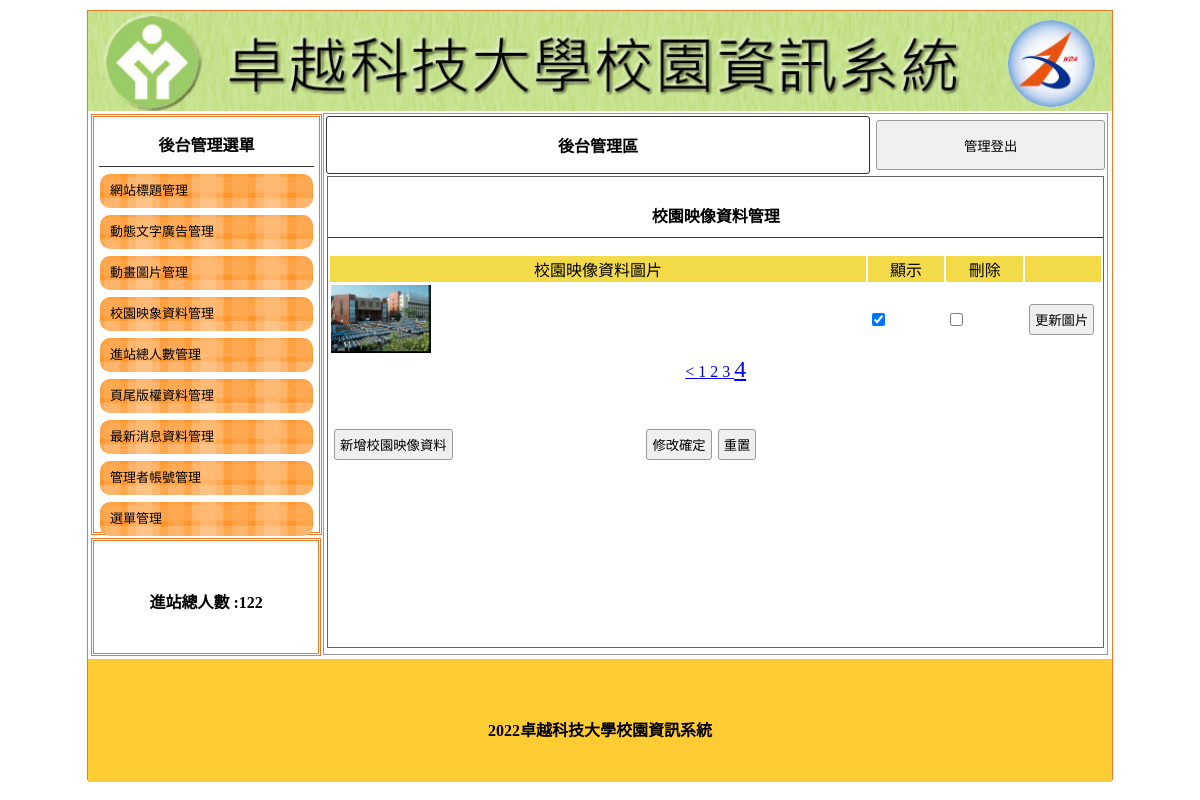
Page /back.php?do=image&p=4 (signed in) on the committed database.
### tables this page shows
CREATE TABLE `title` (
  `id` int(11) UNSIGNED NOT NULL,
  `img` text DEFAULT NULL,
  `text` text DEFAULT NULL,
  `sh` int(1) NOT NULL DEFAULT 1
);

CREATE TABLE `total` (
  `id` int(11) UNSIGNED NOT NULL,
  `total` int(11) DEFAULT NULL
);

CREATE TABLE `image` (
  `id` int(11) UNSIGNED NOT NULL,
  `img` text DEFAULT NULL,
  `text` text DEFAULT NULL,
  `sh` int(1) NOT NULL DEFAULT 1
);

CREATE TABLE `bottom` (
  `id` int(10) UNSIGNED NOT NULL,
  `bottom` text DEFAULT NULL
);

### base.php (called while the page is built, shortened)
<?php
class DB
{
    protected $dsn = "mysql:host=localhost;charset=utf8;dbname=web01";
    protected $user = "root";
    protected $pw = "";
    protected $pdo;
    public $table;
    public function __construct($table)
    {
        $this->table = $table;
        $this->pdo = new PDO($this->dsn, $this->user, $this->pw);
    }
    private function setStr($table)
    {
        switch ($table) {
            case "title":
                $this->title = "網站標題管理";
                $this->button = "新增網站標題圖片";
                $this->header = "網站標題";
                $this->append = "替代文字";
                $this->upload = "網站標題圖片";
                break;
            case "ad":
                $this->title = "動態文字廣告管理";
                $this->button = "新增動態文字廣告";
                $this->header = "動態文字廣告";
                break;
            case "mvim":
                $this->title = "動畫圖片管理";
                $this->button = "新增動畫圖片";
                $this->header = "動畫圖片";
                $this->upload = "動畫圖片";
                break;
            case "image":
                $this->title = "校園映像資料管理";
                $this->button = "新增校園映像資料";
                $this->header = "校園映像資料圖片";
                break;
            case "news":
                $this->title = "最新消息資料管理";
                $this->button = "新增最新消息資料";
                $this->header = "最新消息資料內容";
                break;
            case "total":
                $this->title = "進站總人數管理";
                $this->button = "";
                $this->header = "進站總人數";
                break;
            case "bottom":
                $this->title = "頁尾版權資料管理";
                $this->button = "";
                $this->header = "頁尾版權資料";
                break;
            case "admin":
                $this->title = "管理者帳號管理";
                $this->button = "新增管理者帳號";
                $this->header = "帳號";
                $this->append = "密碼";
                break;
            case "menu":
                $this->title = "選單管理";
                $this->button = "新增主選單";
                $this->header = "主選單名稱";
                $this->append = "選單連結網址";
                break;
        }
    }
    public function find($id)
    {
        $sql = "SELECT * FROM $this->table WHERE ";
        if (is_array($id)) {
            foreach ($id as $key => $value) {
                $tmp[] = "`$key`='$value'";
            }
            $sql .= implode(" AND ", $tmp);
        } else {
            $sql .= " `id`='$id'";
        }
        return $this->pdo->query($sql)->fetch(PDO::FETCH_ASSOC);
    }
    public function all(...$arg)
    {
        $sql = "SELECT * FROM $this->table ";
        switch (count($arg)) {
            case 1:
                if (is_array($arg[0])) {
                    foreach ($arg[0] as $key => $value) {
                        $tmp[] = "`$key`='$value'";
                    }
                    $sql .= " WHERE " . implode(" AND ", $tmp);
                } else {
                    $sql .= $arg[0];
                }
                break;
        }
        return $this->pdo->query($sql)->fetchAll(PDO::FETCH_ASSOC);
    }
    public function math($method, $col, ...$arg)
    {
        $sql = "SELECT $method($col) FROM $this->table ";
        return $this->pdo->query($sql)->fetchColumn();
    }
}
$Title = new DB('title');
$Image = new DB('image');
$Bottom = new DB('bottom');
$Total = new DB('total');
$tt=$_GET['do']??'';
switch($tt){
    case "image":
        $DB=$Image;
        break;
}

### back.php (the view, shortened to what this page needs)
<?php
include "base.php";
?>
<!DOCTYPE html PUBLIC "-//W3C//DTD XHTML 1.0 Transitional//EN" "http://www.w3.org/TR/xhtml1/DTD/xhtml1-transitional.dtd">
<html xmlns="http://www.w3.org/1999/xhtml">
<head>
	<link href="./css/css.css" rel="stylesheet" type="text/css">
</head>
<body>
	<div id="main">
		<?php
		include "./front/header.php";
		?>
		<div id="ms">
			<div id="lf" style="float:left;">
				<div id="menuput" class="dbor">
					<span class="t botli">後台管理選單</span>
					<a style="color:#000; font-size:13px; text-decoration:none;" href="?do=title">
						<div class="mainmu">
							網站標題管理 </div>
					</a>
					<a style="color:#000; font-size:13px; text-decoration:none;" href="?do=ad">
						<div class="mainmu">
							動態文字廣告管理 </div>
					</a>
					<a style="color:#000; font-size:13px; text-decoration:none;" href="?do=mvim">
						<div class="mainmu">
							動畫圖片管理 </div>
					</a>
					<a style="color:#000; font-size:13px; text-decoration:none;" href="?do=image">
						<div class="mainmu">
							校園映象資料管理 </div>
					</a>
					<a style="color:#000; font-size:13px; text-decoration:none;" href="?do=total">
						<div class="mainmu">
							進站總人數管理 </div>
					</a>
					<a style="color:#000; font-size:13px; text-decoration:none;" href="?do=bottom">
						<div class="mainmu">
							頁尾版權資料管理 </div>
					</a>
					<a style="color:#000; font-size:13px; text-decoration:none;" href="?do=news">
						<div class="mainmu">
							最新消息資料管理 </div>
					</a>
					<a style="color:#000; font-size:13px; text-decoration:none;" href="?do=admin">
						<div class="mainmu">
							管理者帳號管理 </div>
					</a>
					<a style="color:#000; font-size:13px; text-decoration:none;" href="?do=menu">
						<div class="mainmu">
							選單管理 </div>
					</a>
				</div>
				<div class="dbor" style="margin:3px; width:95%; height:20%; line-height:100px;">
					<span class="t">進站總人數 :<?= $Total->find(1)['total']; ?></span>
				</div>
			</div>
			<div class="di" style="height:540px; border:#999 1px solid; width:76.5%; margin:2px 0px 0px 0px; float:left; position:relative; left:20px;">
				<table width="100%">
					<tbody>
						<tr>
							<td style="width:70%;font-weight:800; border:#333 1px solid; border-radius:3px;" class="cent"><a href="?do=admin" style="color:#000; text-decoration:none;">後台管理區</a></td>
							<td><button onclick="document.cookie=&#39;user=&#39;;location.replace(&#39;api/logout.php&#39;)" style="width:99%; margin-right:2px; height:50px;">管理登出</button></td>
						</tr>
					</tbody>
				</table>
				<?php
				$do=$_GET['do']??'title';
				$file="./back/".$do.".php";
				if(file_exists($file)){
					include $file;
				}else{
					include "./back/title.php";
				}
				?>
			</div>
		</div>
		<div style="width:1024px; left:0px; position:relative; background:#FC3; margin-top:4px; height:123px; display:block;">
			<span class="t" style="line-height:123px;"><?= $Bottom->find(1)['bottom']; ?></span>
		</div>
	</div>
</body>
</html>

### front/header.php
<a title="<?= $Title->find(['sh' => 1])['text']; ?>" href="index.php">
			<div class="ti" style="background:url(&#39;img/<?= $Title->find(['sh' => 1])['img']; ?>&#39;); background-size:cover;"></div>
		</a>

### back/image.php (shortened to what this page needs)
<div style="width:99%; height:87%; margin:auto; overflow:auto; border:#666 1px solid;">
    <p class="t cent botli"><?= $DB->title; ?></p>
    <form method="post" action="api/edit.php?do=<?= $DB->table; ?>">
        <table width="100%">
            <tbody>
                <tr class="yel">
                    <td width="70%"><?= $DB->header; ?></td>
                    <td width="10%">顯示</td>
                    <td width="10%">刪除</td>
                    <td></td>
                </tr>
                <?php
                $all = $DB->math('count', '*');
                $div = 3;
                $pages = ceil($all / $div);
                $now = $_GET['p'] ?? 1;
                $start = ($now - 1) * $div;
                $rows = $DB->all(" limit $start,$div");
                foreach ($rows as $row) {
                    $checked = ($row['sh'] == 1) ? 'checked' : '';
                ?>
                    <tr>
                        <td width="70%"><img src="./img/<?= $row['img']; ?>" style="width:100px;height:68px;"></td>
                        <td width="10%"><input type="checkbox" name="sh[]" value="<?= $row['id']; ?>" <?= $checked; ?>></td>
                        <td width="10%"><input type="checkbox" name="del[]" value="<?= $row['id']; ?>"></td>
                        <td>
                            <input type="button" onclick="op(&#39;#cover&#39;,&#39;#cvr&#39;,&#39;modal/upload.php?do=<?= $DB->table; ?>&id=<?= $row['id']; ?>&#39;)" value="更新圖片">
                        </td>
                    </tr>
                <?php
                }
                ?>
            </tbody>
        </table>
        <div class="cent">
            <?php
                if(($now-1)>0){
                    $p=$now-1;
                    echo "<a href='?do={$DB->table}&p=$p'> &lt; </a>";
                }
                for($i=1;$i<=$pages;$i++){
                    if($i==$now){
                        $fontsize="24px";
                    }else{
                        $fontsize="16px";
                    }
                    echo "<a href='?do={$DB->table}&p=$i' style='font-size:$fontsize'> $i </a>";
                }
            ?>
        </div>
        <table style="margin-top:40px; width:70%;">
            <tbody>
                <tr>
                    <td width="200px"><input type="button" onclick="op(&#39;#cover&#39;,&#39;#cvr&#39;,&#39;modal/<?= $DB->table; ?>.php?table=<?= $DB->table; ?>&#39;)" value="<?= $DB->button; ?>"></td>
                    <td class="cent"><input type="submit" value="修改確定"><input type="reset" value="重置">
                    </td>
                </tr>
            </tbody>
        </table>
    </form>
</div>

### css/css.css (style rules this page uses)
body { padding:0px; margin:0px; }
#main { width:1024px; height:768px; margin:10px auto 10px auto; border:#EE7728 1px solid; position:relative; }
.ti { width:100%; height:100px; position:relative; background-size:cover; background-repeat:no-repeat; }
.dbor { border:#EE7728 double 3px; margin:1px; padding:2px 10px 2px 10px; }
.t { font-weight:800; display:block; text-align:center; padding:10px 1px 10px 1px; }
.botli { border-bottom:#333 1px solid; }
.mainmu { position:relative; border-radius:10px; background:url(../img/menu.fw.png) center no-repeat; background-size:cover; line-height:30px; padding:2px 10px 2px 10px; margin:7px 1px 7px 1px; height: 30px; }
#lf { height:540px; width:21%; display:inline-block; }
#menuput { width:100%; height:75%; position:relative; padding:5px; display:block; margin: 3px; }
.di { display:inline-block; }
.cent { text-align:center; }
input,button { border:#999 1px solid; border-radius:3px; background:#EFEFEF; padding:5px; margin:3px; }
.yel td { background:#F3DA49; text-align:center; }

### rows in the picture
title: img (picture)
total: total "122"
image: img (picture)
bottom: bottom "2022卓越科技大學校園資訊系統"

### other values in the picture
$DB->title "校園映像資料管理"
$DB->header "校園映像資料圖片"
